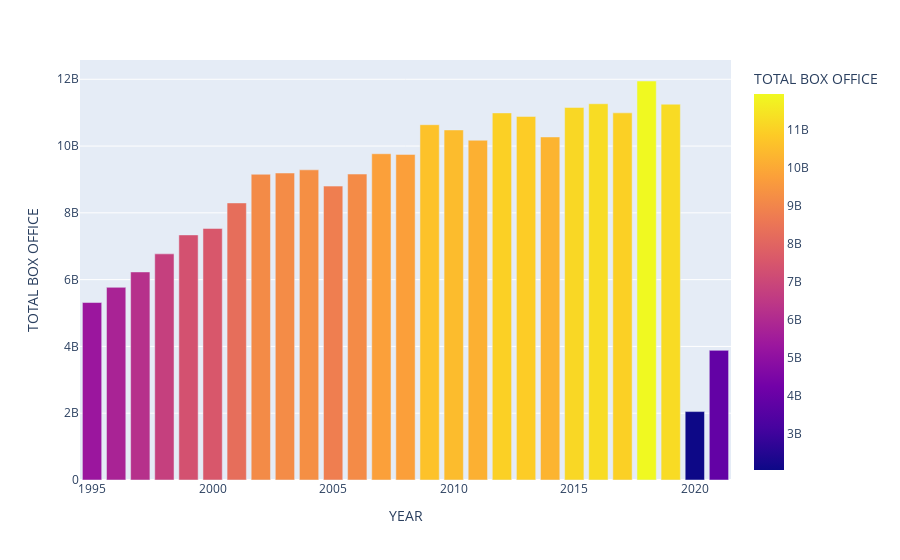

Write notebook code for a chart like this one.
### Code cell
fig = px.bar(AnnualTicketSales, x='YEAR', y='TOTAL BOX OFFICE',orientation='v', color='TOTAL BOX OFFICE')
fig.show()

### Figure 1 — Plotly figure (JSON) as saved in the notebook; plotly's stock layout.template omitted (floating-point values rounded to 4 significant figures)
{"data": [{"alignmentgroup": "True", "hovertemplate": "YEAR=%{x}<br>TOTAL BOX OFFICE=%{marker.color}<extra></extra>", "legendgroup": "", "marker": {"color": [3881777912, 2048534616, 11253443955, 11948096650, 10993991460, 11267115924, 11155900636, 10272985008, 10887446341, 10992141616, 10173519704, 10482254025, 10639257284, 9750744148, 9769854914, 9161738221, 8800805718, 9287996519, 9193277289, 9155147215, 8296849636, 7532311479, 7338894852, 6771575283, 6230235770, 5769078886, 5314421390], "coloraxis": "coloraxis", "pattern": {"shape": ""}}, "name": "", "offsetgroup": "", "orientation": "v", "showlegend": false, "textposition": "auto", "type": "bar", "x": [2021, 2020, 2019, 2018, 2017, 2016, 2015, 2014, 2013, 2012, 2011, 2010, 2009, 2008, 2007, 2006, 2005, 2004, 2003, 2002, 2001, 2000, 1999, 1998, 1997, 1996, 1995], "xaxis": "x", "y": [3881777912, 2048534616, 11253443955, 11948096650, 10993991460, 11267115924, 11155900636, 10272985008, 10887446341, 10992141616, 10173519704, 10482254025, 10639257284, 9750744148, 9769854914, 9161738221, 8800805718, 9287996519, 9193277289, 9155147215, 8296849636, 7532311479, 7338894852, 6771575283, 6230235770, 5769078886, 5314421390], "yaxis": "y"}], "layout": {"barmode": "relative", "coloraxis": {"colorbar": {"title": {"text": "TOTAL BOX OFFICE"}}, "colorscale": [[0, "#0d0887"], [0.1111, "#46039f"], [0.2222, "#7201a8"], [0.3333, "#9c179e"], [0.4444, "#bd3786"], [0.5556, "#d8576b"], [0.6667, "#ed7953"], [0.7778, "#fb9f3a"], [0.8889, "#fdca26"], [1, "#f0f921"]]}, "legend": {"tracegroupgap": 0}, "margin": {"t": 60}, "xaxis": {"anchor": "y", "domain": [0, 1], "title": {"text": "YEAR"}}, "yaxis": {"anchor": "x", "domain": [0, 1], "title": {"text": "TOTAL BOX OFFICE"}}}}
